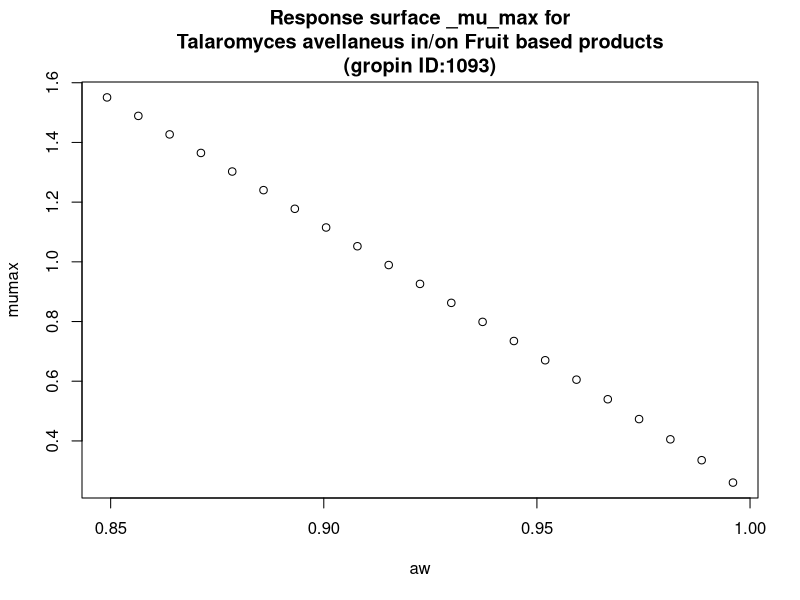

R code for this plot:
#############################
# start of Parameter script
#############################
aw <- seq(0.849150849150849,0.995995,length.out=21)
#############################
# end of Parameter script
#############################
############################# 
# start of Model script Gropin ID 1093 
#############################
 
# constant coefficients for this model
 
variables <- data.frame(aw)
argumentsPar <- unique.data.frame(expand.grid(variables))
 
# heart of the model
response_surface <- function(aw) {
   mumax <-0.204+0.389*sqrt(1-aw)+7.927*((sqrt(1-aw))^2)

	return(mumax=mumax)
} 

# output parameters
responseSurface <- cbind(argumentsPar,response_surface(argumentsPar['aw']))
colnames(responseSurface) <- c(colnames(argumentsPar),'mumax')
#############################
# End of Model script
#############################
############################# 
# start of Visualisation script Gropin ID 1093 
#############################
titleText <-'Response surface _mu_max for
Talaromyces avellaneus in/on Fruit based products
(gropin ID:1093)'
plot(aw,responseSurface$'mumax',xlab='aw',
                          ylab='mumax',main=titleText)
#############################
# End of Visualisation script
#############################
